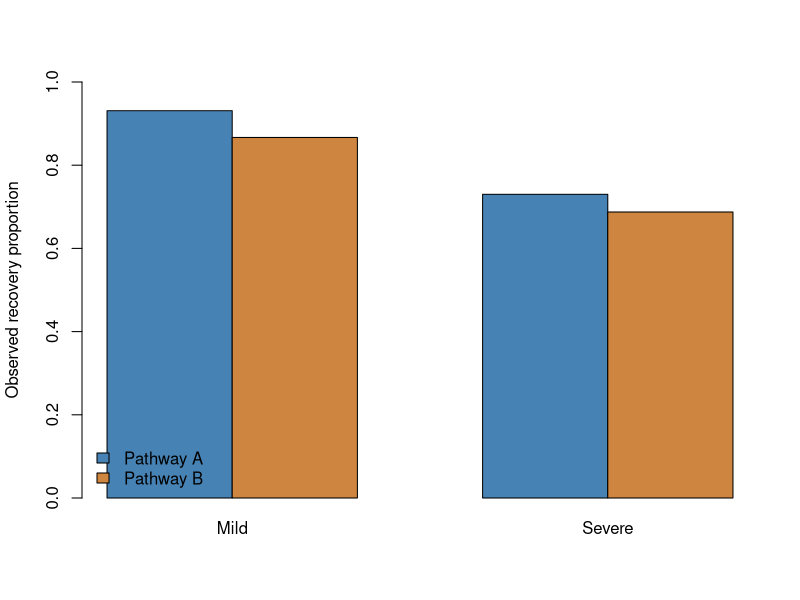

Write R code to recreate this figure.
# Categorical data: sequential base R procedures for both sessions.
# Each table uses rows and columns in the order stated in the notes.
# Run blocks in order. No additional R packages are needed.

# SESSION 1: a known recovery benchmark. Null probabilities are fixed.
observed <- c(Full = 110, Partial = 50, None = 40)
benchmark <- c(0.5, 0.3, 0.2)
gof <- chisq.test(observed, p = benchmark)
gof$expected
gof                     # X-squared = 2.6667, df = 2, p = 0.2636

# The likelihood-ratio deviance tests the same specified null.
expected <- sum(observed) * benchmark
positive <- observed > 0
deviance <- 2 * sum(observed[positive] *
                   log(observed[positive] / expected[positive]))
c(G2 = deviance, p_value = pchisq(deviance, 2, lower.tail = FALSE))

# Independence (one cross-classified sample) and homogeneity (separate
# independent groups) share this computation but have different designs.
site_table <- matrix(c(30, 20, 10, 20, 30, 40),
                     nrow = 2, byrow = TRUE,
                     dimnames = list(Site = c("A", "B"),
                                     Recovery = c("Full", "Partial", "None")))
site_test <- chisq.test(site_table, correct = FALSE)
site_test$expected
site_test               # X-squared = 16.6667, df = 2, p about 0.000240

# Fitted milestone model: estimate theta from the SAME category counts.
# chisq.test() does not know that one parameter was estimated. Therefore
# calculate the statistic and use df = 3 - 1 - 1 = 1 explicitly.
n <- sum(observed)
theta_hat <- (2 * observed[1] + observed[2]) / (2 * n)
fitted_prob <- c(theta_hat^2, 2 * theta_hat * (1 - theta_hat),
                 (1 - theta_hat)^2)
fitted_expected <- n * fitted_prob
fitted_X2 <- sum((observed - fitted_expected)^2 / fitted_expected)
fitted_expected        # 91.125, 87.750, 21.125
c(theta = theta_hat, X2 = fitted_X2,
  p_value = pchisq(fitted_X2, df = 1, lower.tail = FALSE))

# SESSION 2: Fisher's exact test for two INDEPENDENT groups.
# Success is the FIRST column. With this orientation, "less" means
# recovery odds under pathway A are lower than under pathway B.
pilot <- matrix(c(1, 9, 8, 2), nrow = 2, byrow = TRUE,
                dimnames = list(Pathway = c("A", "B"),
                                Recovery = c("Yes", "No")))
fisher.test(pilot, alternative = "two.sided")  # p = 0.00547749
# Use this direction only if it was specified before seeing the data.
fisher.test(pilot, alternative = "less")       # p = 0.00273875

# Enumerate the null tables. Given both margins, one cell determines all.
# dhyper(x, m, n, k): x successes in k draws from m successes + n failures.
n_A <- sum(pilot[1, ])
n_B <- sum(pilot[2, ])
total_success <- sum(pilot[, 1])
N <- sum(pilot)
x <- seq.int(max(0, total_success - n_B), min(n_A, total_success))
null_prob <- dhyper(x, m = total_success, n = N - total_success, k = n_A)
observed_a <- pilot[1, 1]
observed_prob <- dhyper(observed_a, total_success, N - total_success, n_A)
data.frame(A_success = x, A_failure = n_A - x,
           B_success = total_success - x,
           B_failure = n_B - total_success + x, null_prob = null_prob)
# Include probability ties; the tolerance guards against roundoff.
p_two <- sum(null_prob[null_prob <= observed_prob * (1 + 1e-7)])
c(lower_tail = sum(null_prob[x <= observed_a]), two_sided = p_two)
# The sample odds ratio is NOT generally fisher.test()$estimate:
# that function reports a conditional MLE of the odds ratio.
sample_OR <- pilot[1, 1] * pilot[2, 2] / (pilot[1, 2] * pilot[2, 1])
sample_OR             # 1/36; also report observed risks 0.1 versus 0.8

# McNemar: rows are BEFORE and columns are AFTER for the SAME patients.
# b = loss of control; c = gain of control. Only b and c enter the test.
paired <- matrix(c(40, 18, 6, 36), nrow = 2, byrow = TRUE,
                 dimnames = list(Before = c("Yes", "No"),
                                 After = c("Yes", "No")))
b <- paired[1, 2]
c_gain <- paired[2, 1]
discordant <- b + c_gain
# mcnemar.test() is asymptotic, even when correct = TRUE.
# If there are no discordances, the exact p-value is 1; skip 0/0 ratios.
if (discordant > 0) {
  mcnemar.test(paired, correct = FALSE)   # X-squared = 6, p = 0.01431
  mcnemar.test(paired, correct = TRUE)    # p = 0.02474
  exact_change <- binom.test(b, discordant, p = 0.5)
  exact_change$p.value                   # 0.02265584
  # Improvement means gains exceed losses, hence a SMALL loss count b.
  # Select this alternative in advance if improvement is the question.
  binom.test(b, discordant, p = 0.5, alternative = "less")$p.value
} else {
  exact_change_p <- 1
  exact_change_p
}
# binom.test()'s interval concerns the probability of LOSS conditional
# on discordance; it is not a CI for the marginal before-after change.
n_paired <- sum(paired)
before_rate <- sum(paired[1, ]) / n_paired
after_rate <- sum(paired[, 1]) / n_paired
change <- (c_gain - b) / n_paired
se_change <- sqrt((discordant / n_paired - change^2) / n_paired)
c(before = before_rate, after = after_rate, change = change)
change + c(-1, 1) * qnorm(0.975) * se_change
# This normal interval is approximate and is not useful with sparse
# discordance or at boundaries. Fisher on 'paired' tests a DIFFERENT null.

# Simpson's paradox: a separate illustrative observational cohort.
# Use the SAME baseline-severity categories for both pathways.
severity <- c("Mild", "Severe")
success_A <- c(81, 192)
total_A <- c(87, 263)
success_B <- c(234, 55)
total_B <- c(270, 80)
risk_A <- success_A / total_A
risk_B <- success_B / total_B
weight_A <- total_A / sum(total_A)
weight_B <- total_B / sum(total_B)
data.frame(severity, risk_A, risk_B, difference = risk_A - risk_B,
           weight_A, weight_B)
# Within BOTH strata A has higher recovery. Overall, A has lower recovery.
pooled_A <- sum(success_A) / sum(total_A)
pooled_B <- sum(success_B) / sum(total_B)
c(A = pooled_A, B = pooled_B, difference = pooled_A - pooled_B)

# Equal weights describe a hypothetical target population with 50% in
# each severity stratum. They are an explicit choice, not uniquely correct.
target_weights <- c(0.5, 0.5)
standard_A <- sum(target_weights * risk_A)
standard_B <- sum(target_weights * risk_B)
c(A = standard_A, B = standard_B, difference = standard_A - standard_B)
# Common weights give A = 0.83054, B = 0.77708. Changing the weights changes
# the target population. Standardization alone does not establish causality.
barplot(rbind(A = risk_A, B = risk_B), beside = TRUE,
        names.arg = severity, ylim = c(0, 1),
        col = c("steelblue", "tan3"), ylab = "Observed recovery proportion",
        legend.text = c("Pathway A", "Pathway B"),
        args.legend = list(x = "bottomleft", bty = "n"))
